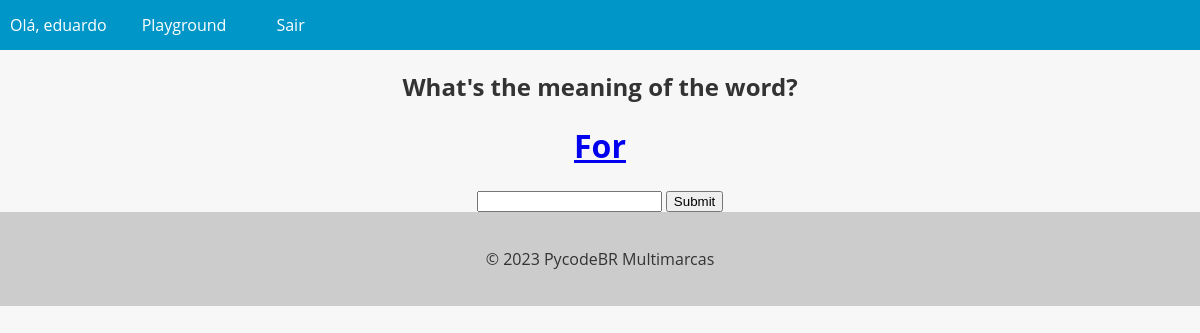
Page /random/ (signed in) on the earlier database version.
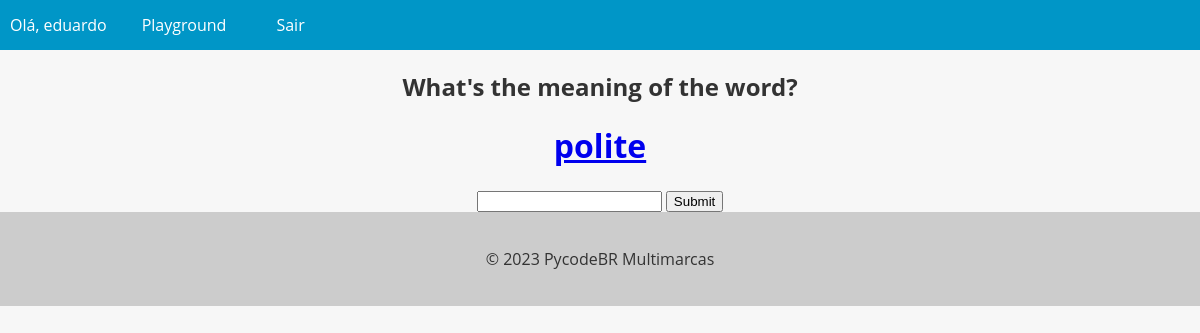
Same page on the later database version.
### random_word/models.py (models this page shows)
class Vocabulary(models.Model):
    id= models.AutoField(primary_key=True)
    word= models.CharField(max_length=200)
    translation= models.CharField(max_length=200)
    total_hits= models.IntegerField()
    total_errors=models.IntegerField()

### random_word/views.py (the view)
# urls.py: path('random/', random_view, name='random_form'),
def random_view(request):
    message=''
    lista=[]
    if 'random_word' in request.session:
        if request.method == "POST":
            translation= request.POST['translation']
            correct_translation= request.session['correct_translation']
            random_word= request.session['random_word']
            if translation.lower() == correct_translation.lower():
                message='success'
                random_word= random_word_generate()
                while random_word[1].lower() == translation.lower():
                    random_word= random_word_generate()
                get_session(random_word,request)
                lista.append(request.session['random_word'])
                lista.append(request.session['id'])
                lista.append(request.session['correct_translation'])
            else:
                message='fail'
                lista.append(request.session['random_word'])
                lista.append(request.session['id'])
                lista.append(request.session['correct_translation'])
        else:
            random_word= random_word_generate()
            get_session(random_word,request)
            lista.append(request.session['random_word'])
            lista.append(request.session['id'])
            lista.append(request.session['correct_translation'])
    else:
        random_word= random_word_generate()
        get_session(random_word,request)
        lista.append(request.session['random_word'])
        lista.append(request.session['id'])
        lista.append(request.session['correct_translation'])
    random_word=lista[0]
    id=lista[1]
    translation=lista[2]
    lista=[]
    return render(
        request,
        'random.html',
        {'random_word': random_word, 'message': message, 'id':id,'translation':translation}
    )

### random_word/views.py (called while the page is built)
def get_session(random_word,request):
    request.session['random_word'] = random_word[0]
    request.session['correct_translation'] = random_word[1]
    request.session['id']=random_word[2]

def random_word_generate():
    random_word_data= Vocabulary.objects.order_by('?').values_list('word','translation','id').first()
    return random_word_data

### random_word/templates/random.html (shortened to what this page needs)
{% extends "base.html" %}
        {% block content %}
            <div class="card-random">
                <div class="word">
                    <h2>What's the meaning of the word?</h2>
                    <h1><a href="{% url 'word_detail' id %}">{{random_word}}</a></h1>
                </div>
                <form method="post">
                    <input type="text" name="translation" id="id_translation">
                    <input type="submit" value="Submit">
                </form>
            </div>
        {% endblock %}

### app/templates/base.html (shortened to what this page needs)
<!DOCTYPE html>
<html lang="en">
<head>
</head>
<body>
  <header>
    <nav>
      <ul>
        {% if user.is_authenticated %}
          <li>Olá, {{user.username}}</li>
          <li><a href="{% url 'random_form' %}">Playground</a></li>
          <li><a href="{% url 'logout' %}">Sair</a></li>
        {% endif %}
      </ul>
    </nav>
  </header>
  <main>
    {% block content %}
    {% endblock %}
  </main>
  <footer>
    <p>&copy; 2023 PycodeBR Multimarcas</p>
  </footer>
</body>
</html>

### app/templates/base.html (style rules this page uses)
body { font-family: 'Open Sans', sans-serif; background-color: #f7f7f7; color: #333; margin: 0; padding: 0; }
header { background-color: #0096c7; color: #fff; text-align: center; }
footer { background-color: #ccc; color: #333; padding: 20px; text-align: center; }
nav { background-color: #0096c7; color: #fff; height: 50px; display: flex; justify-content: space-between; align-items: center; }
nav ul { list-style: none; margin: 0; padding: 0; display: flex; }
nav ul li { margin: 0 10px; }
nav ul li a { color: #fff; text-decoration: none; font-size: 16px; padding: 15px; transition: all 0.3s ease; }

### random_word/templates/random.html (style rules this page uses)
.card-random { text-align: center; }

Differences in the rows shown:
removed Vocabulary: word "For"
added Vocabulary: word "polite"
